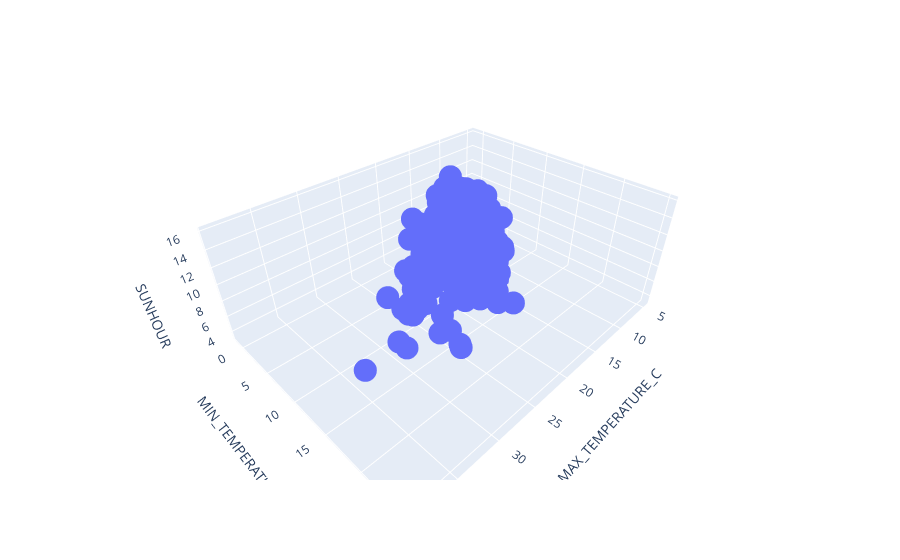

The notebook cell saved with this chart:
### Markdown cell above
## Let's start with 2 variables
With Plotly express, show a [3D scatterplot ](https://plotly.com/python/plotly-express/#3d-coordinates)with :
- X-axis : MAX temperature
- Y-axis : MIN temperature
- Z-axis : Sunhours

### Code cell
# Complete x, y and z in the script below:
px.scatter_3d(x = 'MAX_TEMPERATURE_C',
              y = 'MIN_TEMPERATURE_C',
              z= 'SUNHOUR',
              data_frame=df_weather)

### Figure 1 — Plotly figure (JSON) as saved in the notebook; plotly's stock layout.template omitted (floating-point values rounded to 4 significant figures; data arrays with more than 128 entries replaced by an {"elided": "..."} marker saying what was removed)
{"data": [{"hovertemplate": "MAX_TEMPERATURE_C=%{x}<br>MIN_TEMPERATURE_C=%{y}<br>SUNHOUR=%{z}<extra></extra>", "legendgroup": "", "marker": {"color": "#636efa", "symbol": "circle"}, "mode": "markers", "name": "", "scene": "scene", "showlegend": false, "type": "scatter3d", "x": {"elided": "365 int values"}, "y": {"elided": "365 int values"}, "z": {"elided": "365 float values"}}], "layout": {"legend": {"tracegroupgap": 0}, "margin": {"t": 60}, "scene": {"domain": {"x": [0, 1], "y": [0, 1]}, "xaxis": {"title": {"text": "MAX_TEMPERATURE_C"}}, "yaxis": {"title": {"text": "MIN_TEMPERATURE_C"}}, "zaxis": {"title": {"text": "SUNHOUR"}}}}}
